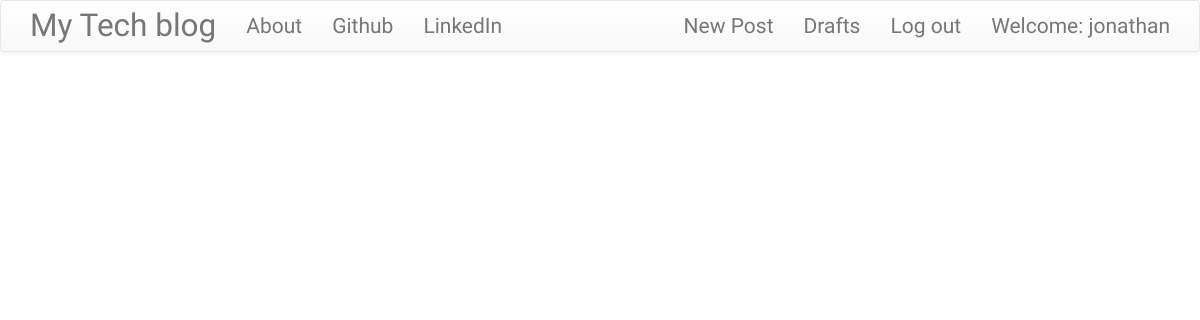
Before: / (signed in) with the older database file.
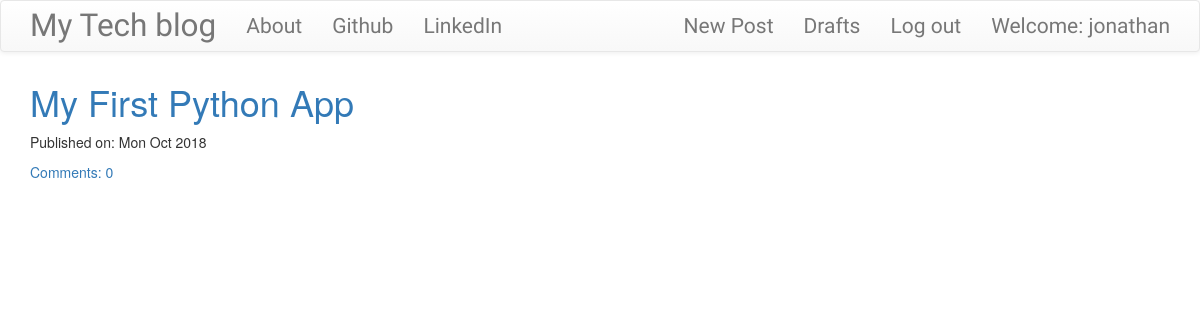
After: the same page with the newer database file.
### blog_app/models.py (models this page shows, shortened)
class Post(models.Model):
    author = models.ForeignKey('auth.User')
    title = models.CharField(max_length=100)
    text = models.TextField()
    created_date = models.DateField(default=timezone.now)
    published_date = models.DateTimeField(blank=True, null=True)
    def approve_comments(self):
        return self.comments.filter(approved_comment=True)

### blog_app/views.py (the view)
# urls.py: url(r'^$',views.PostListView.as_view(),name='post_list'),
class PostListView(ListView):
    context_object_name = 'posts'
    model = Post
    def get_queryset(self):
        return Post.objects.filter(published_date__lte=timezone.now()).order_by('-published_date')

### blog_app/templates/blog_app/post_list.html
{% extends 'blog_app/base.html' %}
{% block content %}
<div class="centerstage">
    {% for post in posts %}
        <div class="post">
            <h1><a href="{% url 'post_detail' pk=post.pk %}">{{ post.title }}</a></h1>
            <div class="date">
                <p>Published on: {{ post.published_date|date:"D M Y"}}</p>
            </div>
            <a href="{% url 'post_detail' pk=post.pk %}">Comments: {{ post.approve_comments.count }}</a>
        </div>
    {% endfor %}
</div>
{% endblock %}

### blog_app/templates/blog_app/base.html (shortened to what this page needs)
<!DOCTYPE html>
{% load staticfiles %}
<html lang="en" dir="ltr">
  <head>
        <link rel="stylesheet" href="https://maxcdn.bootstrapcdn.com/bootstrap/3.3.7/css/bootstrap.min.css">
        <link rel="stylesheet" href="https://maxcdn.bootstrapcdn.com/bootstrap/3.3.7/css/bootstrap-theme.min.css">
        <link rel="stylesheet" href="//cdn.jsdelivr.net/medium-editor/latest/css/medium-editor.min.css" type="text/css" media="screen" charset="utf-8">
        <link rel="stylesheet" href="{% static 'css/blog.css' %}">
    </head>
  <body class="loader">
    <nav class="navbar navbar-default techfont custom-navbar">
    <div class="container">
      <ul class="nav navbar-nav">
        <li><a class='navbar-brand bigbrand' href="{% url 'post_list' %}">My Tech blog</a></li>
        <li><a href="{% url 'about'%}">About</a></li>
        <li><a href="https://www.github.com">Github</a></li>
        <li><a href="https://www.linkedin.com">LinkedIn</a></li>
      </ul>
      <ul class="nav navbar-nav navbar-right">
        {% if user.is_authenticated %}
        <li>
          <a href="{% url 'post_new' %}" >New Post</a>
        </li>
        <li>
          <a href="{% url 'post_draft_list' %}">Drafts</a>
        </li>
        <li>
          <a href="{% url 'logout' %}" >Log out</a>
        </li>
        <li>
          <a >Welcome: {{ user.username }}</a>
        </li>
          {% else %}
          <li><a class='nav navbar-right' href="{% url 'login' %}" ><span class="glyphicon glyphicon-user"></span></a></li>
        {% endif %}
      </ul>
  </div>
</nav>
        <div class="content container">
            <div class="row">
                <div class="col-md-8">
                  <div class="blog_posts">
                    {% block content %}
                    {% endblock %}
                  </div>
                </div>
            </div>
        </div>
  </body>
</html>

### blog_app/static/css/blog.css (style rules this page uses)
.techfont { font-family: 'Russo One', sans-serif; font-size: 1.5em; margin-bottom: 10px; }
.centerstage { margin-left: auto; margin-right: auto; }
.bigbrand { font-size: 1.5em; }
.loader { filter:hue-rotate(0deg); color: linear-gradient(45deg,#0f8,#08f); animation:hue 5000ms infinite linear; }

Changed rows visible on the page:
added Post: title "My First Python App", published_date "Mon Oct 2018", approve_comments.count "0"
